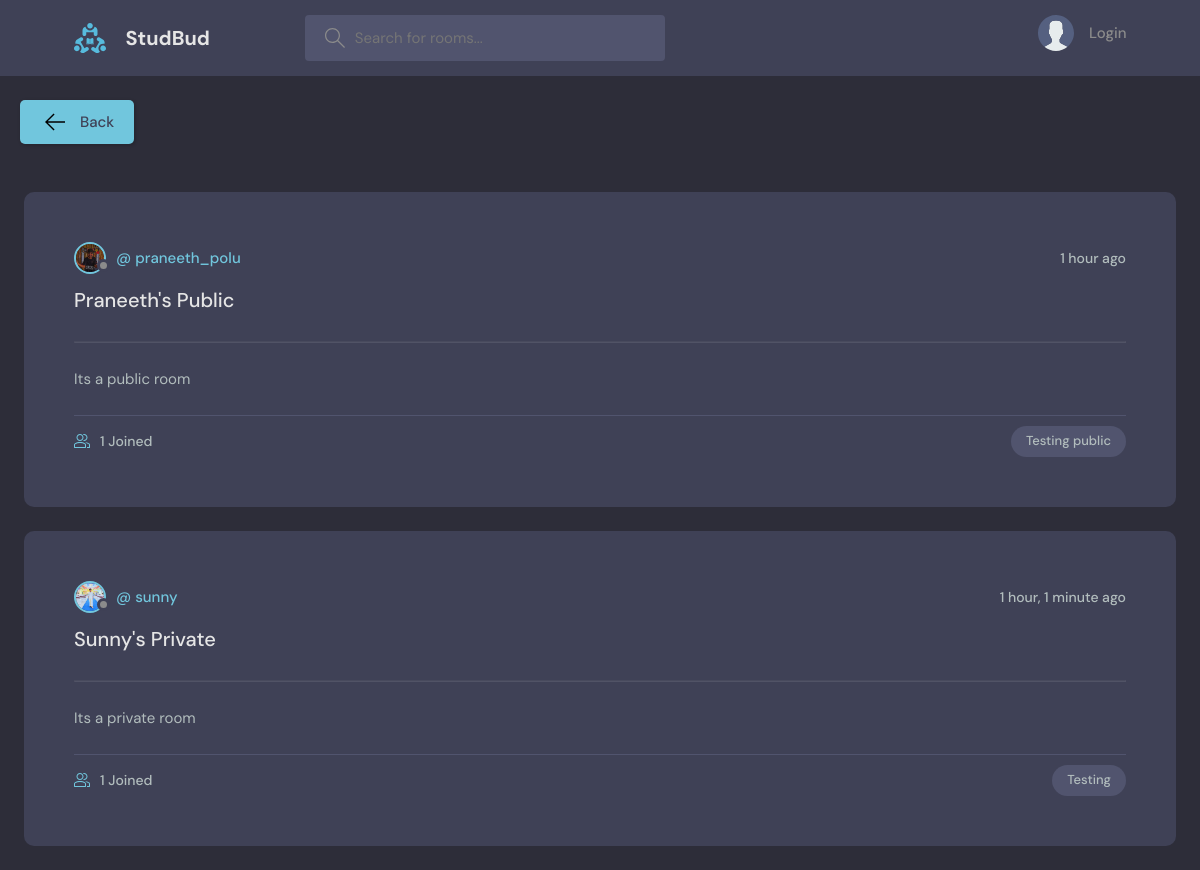
/feed/, run on the app's committed database.
### base/models.py (models this page shows, shortened)
class Room(models.Model):
    host = models.ForeignKey(User, on_delete=models.SET_NULL, null=True)
    topic = models.ForeignKey(Topic, on_delete=models.SET_NULL, null=True)
    name = models.CharField(max_length=100)
    description = models.TextField(null=True, blank=True)
    participants = models.ManyToManyField(User, related_name='participants', blank=True)
    updated = models.DateTimeField(auto_now=True)
    created = models.DateTimeField(auto_now_add=True)
    PRIVACY_CHOICES = [
        ('public', 'Public'),
        ('private', 'Private'),
    ]
    privacy = models.CharField(
        max_length=7,
        choices=PRIVACY_CHOICES,
        default='public',
    )
    password = models.CharField(
        max_length=128,  # you can increase this if needed
        null=True,
        blank=True,
        help_text="Password for private rooms"
    )
    class Meta:
        ordering = ['-updated']

class User(AbstractUser):
    name = models.CharField(max_length = 200, null = True)
    email = models.EmailField(max_length = 200, unique=True, null = True)
    bio = models.TextField(blank = True, null = True)
    avatar= models.ImageField(null = True, default = 'avatar.jpg', upload_to = 'avatar')
    USERNAME_FIELD = 'username'
    REQUIRED_FIELDS = ['email']

class Topic(models.Model):
    name = models.CharField(max_length=100)

### base/views.py (the view)
# urls.py: path('feed/', views.feedPage, name='feed'),
def feedPage(request):
    q = request.GET.get('q') if request.GET.get('q') else ''
    rooms = Room.objects.filter(Q(topic__name__icontains=q) |
                                Q(name__icontains=q) |
                                Q(description__icontains=q) |
                                Q(host__username__icontains=q)
                                )
    room_count = rooms.count()
    context = {'rooms': rooms, 'room_count': room_count}
    return render(request, 'base/feed.html', context)

### base/templates/base/feed.html (shortened to what this page needs)
<div>
    {% block content %}
        {% include 'main.html' %}
        <div>
            <br>
        <a class="btn1 btn--main" href="{% url 'home' %}">
                        <svg version="1.1" xmlns="http://www.w3.org/2000/svg" width="30" height="20"
                             viewBox="0 0 32 32">
                            <title>arrow-left</title>
                            <path
                                        d="M13.723 2.286l-13.723 13.714 13.719 13.714 1.616-1.611-10.96-10.96h27.625v-2.286h-27.625l10.965-10.965-1.616-1.607z"
                                ></path>
                        </svg>
                        Back
                    </a>
            <br>
            <br>
            {% for room in rooms %}
                <div class="roomListRoom1">
                    <div class="roomListRoom__header">
                        <a href="{% url 'user_profile' room.host.id %}" class="roomListRoom__author">
                            <div class="avatar avatar--small">
                                <img src="{{ room.host.avatar.url }}"/>
                            </div>
                            <span> @ {{ room.host.username }}</span>
                        </a>
                        <div class="roomListRoom__actions">
                            <span>{{ room.created |timesince }} ago</span>
                        </div>
                    </div>
                    <div class="roomListRoom__content">
                        <a href="{% url 'room'  room.id %}">{{ room.name }}</a>
                    </div>
                    <hr class="horizontal">
                    <br>
                    <div class="roomListRoom__about">
                        <p>{{ room.description }}</p>
                    </div>
                    <br>
                    <div class="roomListRoom__meta">
                        <a href="{% url 'room'  room.id %}" class="roomListRoom__joined">
                            {{ room.participants.all.count }} Joined
                        </a>
                        <p class="roomListRoom__topic">{{ room.topic.name }}</p>
                    </div>
                </div>
            {% endfor %}
        </div>
    {% endblock %}
</div>

### static/styles/style.css (style rules this page uses)
:root { --color-main: #71c6dd; --color-main-light: #e1f6fb; --color-dark: #3f4156; --color-dark-medium: #51546e; --color-dark-light: #696d97; --color-light: #e5e5e5; --color-gray: #8b8b8b; --color-light-gray: #b2bdbd; --color-bg: #2d2d39; --color-success: #5dd693; --color-error: #fc4b0b; }
* { font-family: "DM Sans", -apple-system, BlinkMacSystemFont, "Segoe UI", Roboto, Oxygen, Ubuntu, Cantarell, "Open Sans", "Helvetica Neue", sans-serif; margin: 0; padding: 0; box-sizing: border-box; text-rendering: optimizeLegibility; font-size: inherit; }
html { font-size: 56.25%; }
@media only screen and (min-width: 1200px) { html { font-size: 62.5%; } }
body { line-height: 1.6; font-weight: 400; font-size: 1.5rem; color: var(--color-light-gray); background-color: var(--color-bg); min-height: 100vh; }
img { width: 100%; }
a { display: inline-block; color: var(--color-main); text-decoration: none; }
.btn1 { background-color: transparent; border: none; display: inline-flex; align-items: center; gap: 1rem; cursor: pointer; transition: all ease-in-out 0.3s; padding: 1rem 2rem; margin-left: 2rem; border-radius: 5px; box-shadow: 1px 1px 3px 1px rgba(0, 0, 0, 0.15); font-weight: 500; }
.btn--main { background-color: var(--color-main); color: var(--color-dark); }
.avatar { position: relative; display: inline-block; border-radius: 50%; border: 2px solid var(--color-main); }
.avatar img { display: block; border-radius: 50%; object-fit: cover; object-position: center; }
.avatar::after { content: ""; display: block; position: absolute; background-color: var(--color-gray); z-index: 111; border-radius: 50%; border: 0.3rem solid var(--color-dark); }
.avatar.avatar--small img { width: 2.8rem; height: 2.8rem; }
.avatar.avatar--small:after { width: 0.7rem; height: 0.7rem; bottom: 0px; right: -6px; }
.roomListRoom1 { margin: 2.4rem; background-color: var(--color-dark); border-radius: 1rem; padding: 5rem; }
.roomListRoom__header { display: flex; justify-content: space-between; align-items: center; }
.roomListRoom__author { font-weight: 500; display: flex; align-items: center; gap: 1rem; }
.roomListRoom__actions { display: flex; align-items: flex-start; gap: 1rem; position: relative; }
.roomListRoom__actions span { font-size: 1.4rem; font-weight: 500; }
.roomListRoom__content { margin: 1rem 0; }
.roomListRoom__content a { font-size: 2rem; font-weight: 500; margin-bottom: 1.5rem; color: var(--color-light); transition: all 0.3s ease-in-out; }
.roomListRoom__meta { border-top: 1px solid var(--color-dark-medium); padding-top: 1rem; display: flex; align-items: center; justify-content: space-between; }
.roomListRoom__joined { color: var(--color-light-gray); display: flex; align-items: center; gap: 1rem; font-size: 1.4rem; font-weight: 500; }
.roomListRoom__joined svg { fill: var(--color-main); width: 1.6rem; height: 1.6rem; }
.roomListRoom__topic { padding: 5px 1.5rem; background-color: var(--color-dark-medium); border-radius: 5rem; font-weight: 500; font-size: 1.3rem; }
.horizontal { opacity: 0.1; }

### data on the page
Room: host.avatar (picture), host.username "praneeth_polu", created "1 hour", name "Praneeth's Public", description "Its a public room", participants.all.count "1", topic.name "Testing public"
Room: host.avatar (picture), host.username "sunny", created "1 hour, 1 minute", name "Sunny's Private", description "Its a private room", participants.all.count "1", topic.name "Testing"
